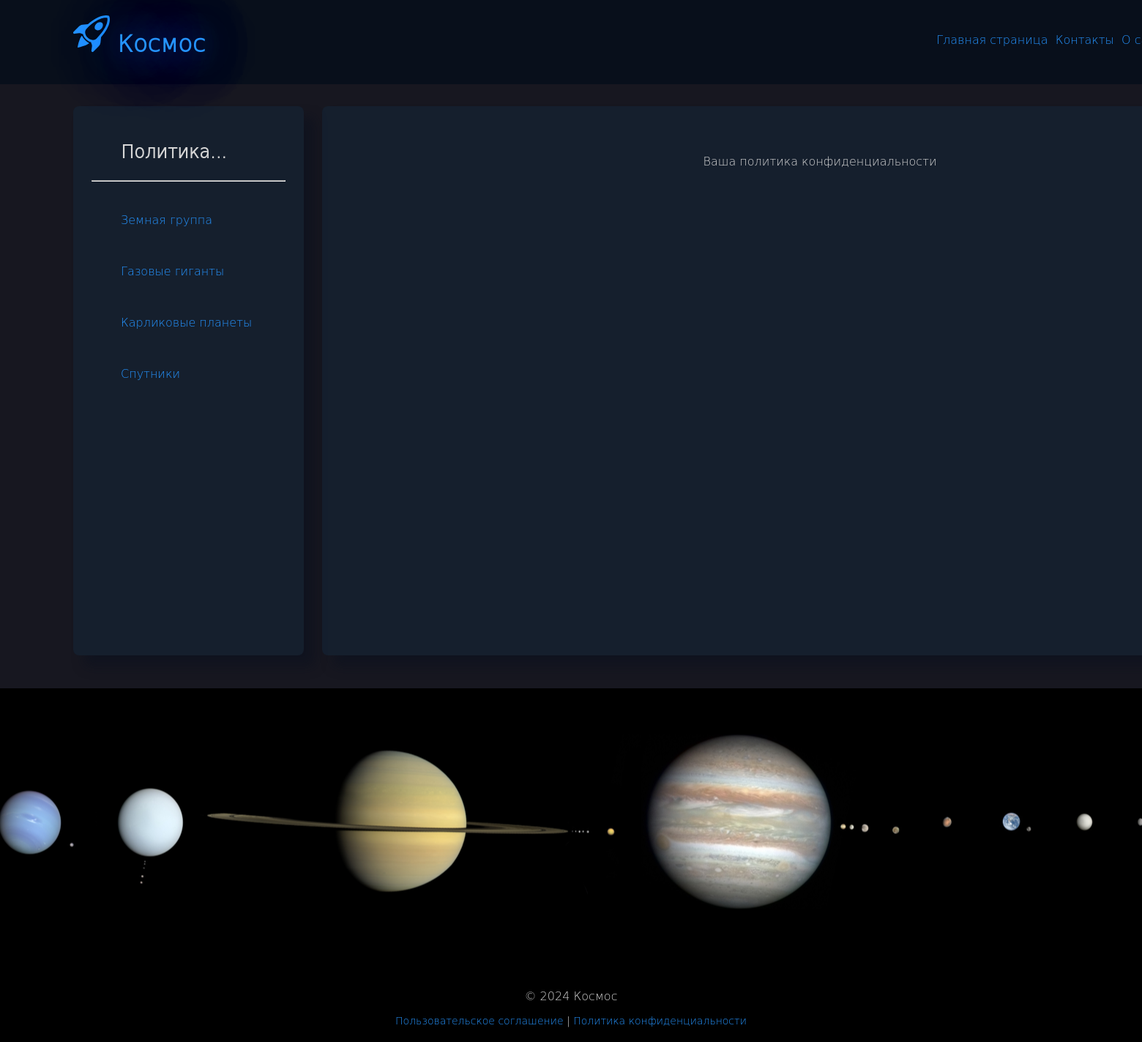
The app's page /privacy/ with its own data.
### basis/models.py (models this page shows, shortened)
class Category(models.Model):
    name = models.CharField(max_length=100, db_index=True, verbose_name="Категория")
    slug = models.SlugField(max_length=255, unique=True, db_index=True)
    class Meta:
        verbose_name = "категорию"
        verbose_name_plural = "Категории"
    def get_absolute_url(self):
        return reverse('category', kwargs={'category_slug': self.slug})

### basis/views.py (the view)
# urls.py: path('privacy/', cache_page(60)(views.PrivacyPage.as_view()), name='privacy'),
class PrivacyPage(TemplateView):
    template_name = 'basis/privacy.html'
    extra_context = {'title': 'Политика конфиденциальности', 'main_title': 'Политика...'}

### basis/templatetags/basis_tags.py (called while the page is built)
@register.inclusion_tag('basis/categories.html')
def get_categories(category_selected=0):
    categories = Category.objects.all()
    return {'categories': categories, 'category_selected': category_selected}

### basis/views.py (called while the page is built)
def get_menu():
    menu = [{'main_title': 'Контакты', 'name': 'contact'}, {'main_title': 'О сайте', 'name': 'about'}]
    return menu

### users/context_processors.py (called while the page is built)
def get_menu_context(request):
    return {'menu': get_menu()}

### basis/templates/basis/privacy.html
{% extends 'base.html' %}
{% block content %}
<div align="center" id="post-block">
    <p>Ваша политика конфиденциальности</p>
</div>
{% endblock %}

### basis/templates/basis/categories.html
{% for c in categories %}
{% if c.id == category_selected %}
<br>
<ul><a class="selected">{{c.name}}</a></ul>
{% else %}
<br>
<ul><a href="{{c.get_absolute_url}}">{{c.name}}</a></ul>
{% endif %}
{% endfor %}

### basis/static/basis/css/styles.css (style rules this page uses)
html, body { height: 100%; width: auto; margin: 0 auto; font-family: 'DejaVu Sans Light', 'Arial'; background: #000000; }
p { color: #D6D6D6; }
a { color: #2594ff; text-decoration: none; }

### records on screen
Category: name "Земная группа"
Category: name "Газовые гиганты"
Category: name "Карликовые планеты"
Category: name "Спутники"

### other values on screen
{{ m.main_title }} "Контакты" "О…"
{{ main_title|linebreaks }} "Политика..."
